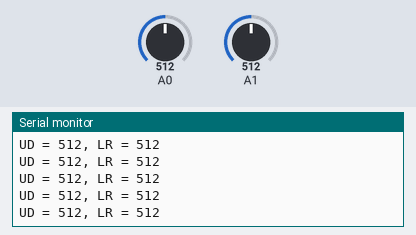
The sketch below on a simulated Arduino Uno, built with avr-gcc and run on an emulated ATmega328P. Parts: the last lines printed to the serial monitor. The inputs (shaded band) are chosen by the test bench; at power-on: A0 = 512, A1 = 512.

Above: at 1.2 s.
1.3 s: A0 set to 716
At 1.56 s:
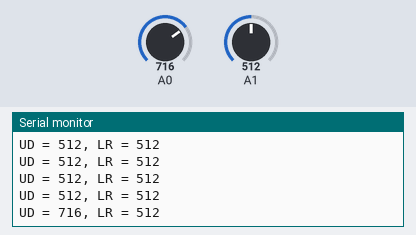
2.8 s: A1 set to 716
At 2.96 s:
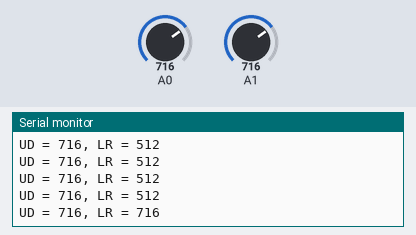
4.3 s: A0 set to 900
At 4.37 s:
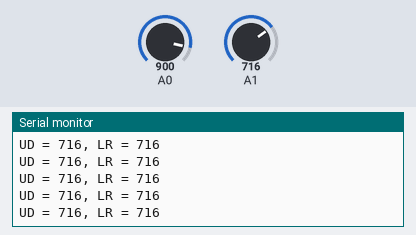
5.8 s: A1 set to 900
At 5.97 s:
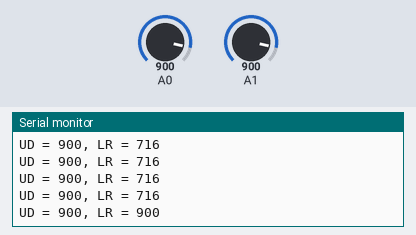
Timing chart, 0 to 8.3 s (numbered marks = the images above; inputs shaded):
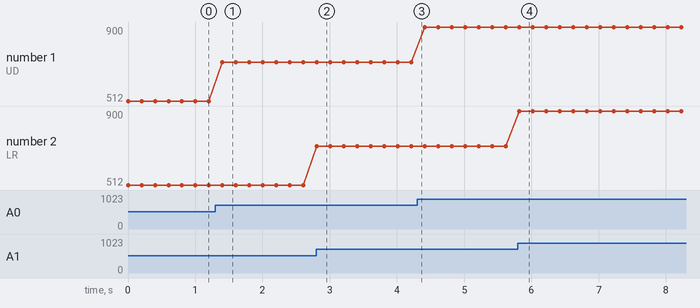

Measured:
- after the input at 1.3 s, the serial monitor: prints a new line after 0.11 s (image 1)
- after the input at 2.8 s, the serial monitor: prints a new line at once (image 2)
- after the input at 5.8 s, the serial monitor: prints a new line at once (image 4)
- plotted number 1: 512 → 716 after the input at 1.3 s, 716 → 900 after the input at 4.3 s

The sketch:

Joystick.ino
```cpp
int UD = 0;
int LR = 0;

void setup() {
  Serial.begin(9600);
}

void loop() {
  UD = analogRead(A0);
  LR = analogRead(A1);
  Serial.print("UD = ");
  Serial.print(UD, DEC);
  Serial.print(", LR = ");
  Serial.println(LR, DEC);
  delay(200);
}
```
